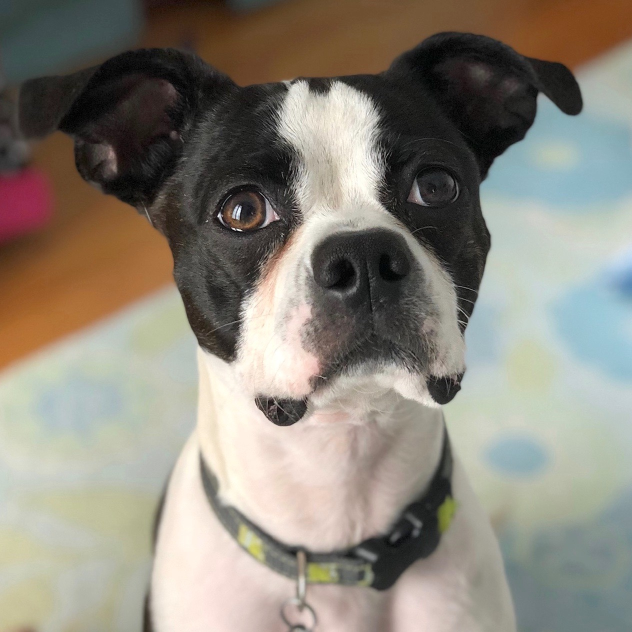
#> input picture M5/data/set-1-a.jpg, 1264 x 1264 px (shown at 1/2 size); its folder holds 4 pictures in this run
$ jupyter execute --allow-errors module-5-assignment-3.ipynb   (older library calls are emulated)
#> lines starting #> are read from the running program, lines starting #| are printed output that depends on the picture; pictures that were not available may be replaced by others from this repository, and a replacement may not be noted
# Module 5: Assignment 3
## Image Forensics

:format(webp)/cdn.vox-cdn.com/uploads/chorus_image/image/64005344/adobe_manipulated_faces.0.jpg)

numPy, skimage, scipy, and openCV provide a wealth of tools to manipulate, interrogate, and investigate photo images. Devise a program for foresenic analysis of images that is capable of analysing if a photo has been photoshopped.

Even Adobe is working on this problem:
* [Adobe’s new AI tool automatically spots Photoshopped faces - The Verge](https://www.theverge.com/2019/6/14/18678782/adobe-machine-learning-ai-tool-spot-fake-facial-edits-liquify-manipulations)
* [New Adobe tool can detect if a face has been photoshopped](https://thenextweb.com/news/adobe-experiment-can-detect-if-a-face-has-been-photoshopped)

Given two photos, you should consider the criteria discuss in class and the tools available to devise an approach to detect image manipulation. Use at least one additional approach beyond what was discussed in class. You do not need to implement any additional algorithms, you may use functions from any available image processing packages. Please write out all your assumptions for your approach.

Your program should take two photos as input and determine if one of them has been photoshopped. You may provide a metric or a simple, "Yes" or "No", but any thresholds you use to make this evaluation should be clearly explained.

If you detect image manipulation, highlight the area that has been changed (see module-5-blurring.ipynb). Use the sample photos provided in the `data.zip` file. Some pairs of images have one photoshopped, some do not. There are 7 pairs labelled `set-[1-7]-[ab].jpg`. Please list if you believe the sets are photoshopped or identical pictures.

Your program should be designed to work within a juypter notebook so that the images can be visualized.

# Approach
----------
To detect whether or not an image was manipulated, this program will take two images and check for differences in the following properties:
- Edge descrepancies
- Noise distribution
- Blurriness
- Colour/brightness differences

**Edge Detection Comparison:** Difference in edges between the two images may highlight any unusual boundaries indicating manipulation.
- Canny edge detector from skimage.feature to find edges in both images.

**Noise Analysis:** Highlight regions with unusual noise discrepancies between the images.
- Extract regions of interest and calculate noise levels by analyzing variance in pixel intensities.

**Blur Detection:** Compute the variance of the Laplacian for both images in selected regions to detect blur differences.
- Apply a Laplacian filter to assess the blurriness.

**Color Histogram Comparison:** Significant differences in color distribution could indicate potential manipulation.
- Use OpenCV’s cv2.compareHist to calculate the histogram difference between the two images.

Check metrics against thresholds and flag the pairs with high differences as altered.

[cell 1]
import cv2 #! pip3 install opencv-python
import numpy as np
from skimage import io, feature
from matplotlib import pyplot as plt
from scipy import ndimage

# Load image pair
def load_and_resize_image(path, size=(512, 512)):
#> called with path = './data/set-1-a.jpg', size = (512, 512)
    image = cv2.imread(path, cv2.IMREAD_COLOR)
#> image is the input picture: shape (1264, 1264, 3); mean B, G, R 123, 134, 139.7
    sized_image = cv2.resize(image, size) # ensure sizes are consistent
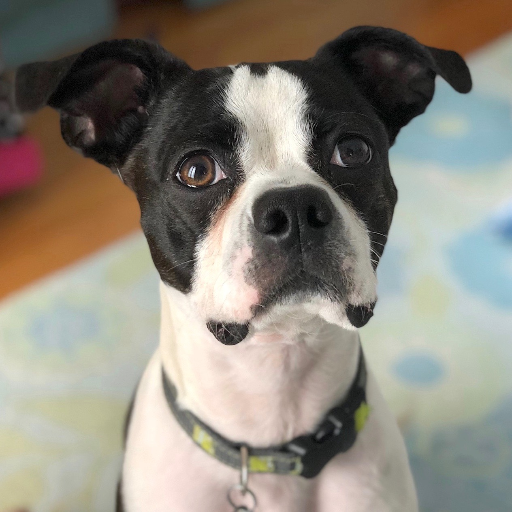
#> sized_image: shape (512, 512, 3); mean B, G, R 122.9, 133.9, 139.6
    return sized_image

# Check edges
def edge_detection(img1, img2):
    edges1 = feature.canny(cv2.cvtColor(img1, cv2.COLOR_BGR2GRAY), sigma=1.0)
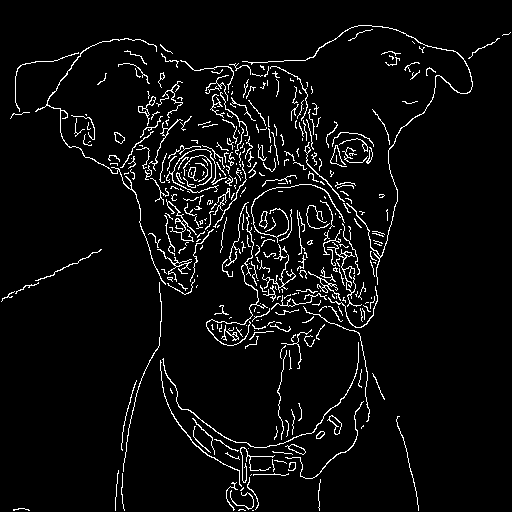
#> edges1: shape (512, 512) bool; 5% white in thin lines or dots
    edges2 = feature.canny(cv2.cvtColor(img2, cv2.COLOR_BGR2GRAY), sigma=1.0)
    diff = np.abs(edges1.astype(np.float32) - edges2.astype(np.float32))
#> diff: shape (512, 512) float32; every value is 0
    return diff

#  Check image noise
def noise_analysis(img1, img2):
    noise_diff = np.abs(cv2.Laplacian(img1, cv2.CV_64F).var() - cv2.Laplacian(img2, cv2.CV_64F).var())
#> noise_diff = 0
    return noise_diff

# Check bluriness
def blur_analysis(img):
    gray = cv2.cvtColor(img, cv2.COLOR_BGR2GRAY)
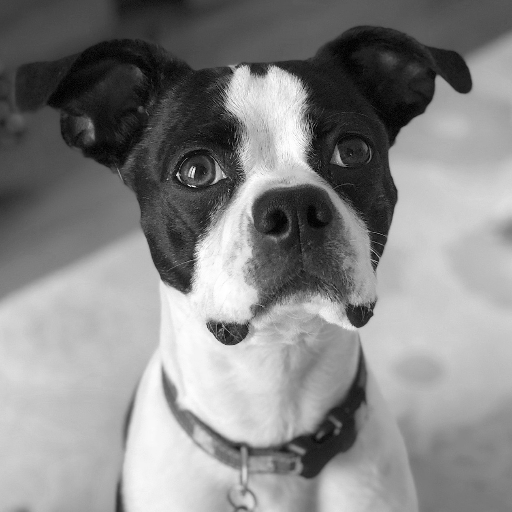
#> gray: shape (512, 512); min 0, max 255, mean 134.4
    return cv2.Laplacian(gray, cv2.CV_64F).var()

# Compare colour histograms
def c_histogram_diff(img1, img2):
    hist1 = cv2.calcHist([img1], [0, 1, 2], None, [8, 8, 8], [0, 256, 0, 256, 0, 256])
    hist2 = cv2.calcHist([img2], [0, 1, 2], None, [8, 8, 8], [0, 256, 0, 256, 0, 256])
    hist1 = cv2.normalize(hist1, hist1).flatten()
#> hist1 = 512 values, max 0.467 at index 73, min 0 at index 2, mean 0.0092
    hist2 = cv2.normalize(hist2, hist2).flatten()
#> hist2 has the same summary as hist1
#> `hist_diff = c_histogram_diff(img1, img2)`: hist_diff = 1
    return cv2.compareHist(hist1, hist2, cv2.HISTCMP_CORREL)

# Analyze the images
#> (the rest of this cell did not finish here and is left out)
